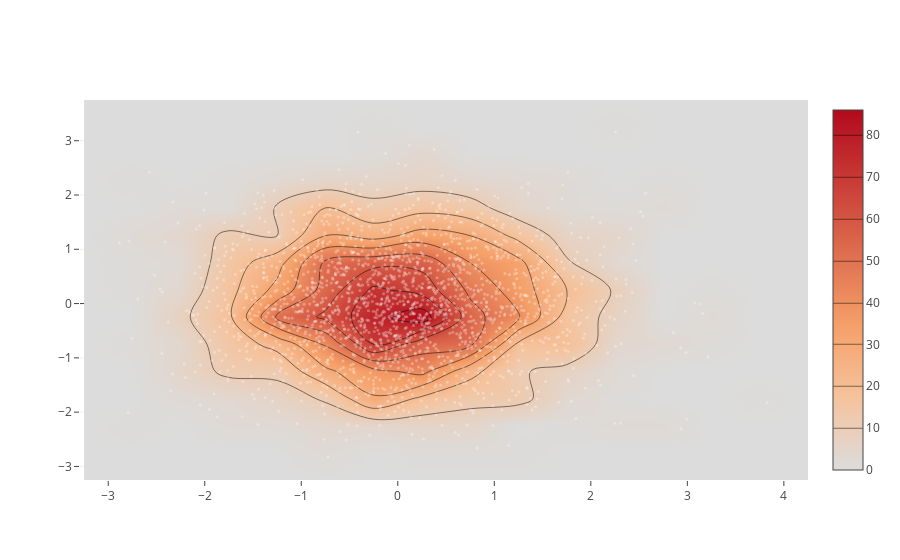

The code cell stored with this chart in its notebook:
### Code cell
x = np.random.randn(2000)
y = np.random.randn(2000)
iplot([Histogram2dContour(x=x, y=y, contours = Contours(coloring = "heatmap")), 
       Scatter(x=x, y=y, mode = 'markers', marker = Marker(color = "white", size = 3, opacity = 0.3))], show_link = False)

### Figure 1 — Plotly figure (JSON) as saved in the notebook; plotly's stock layout.template omitted (floating-point values rounded to 4 significant figures; data arrays with more than 128 entries replaced by an {"elided": "..."} marker saying what was removed)
{"data": [{"contours": {"coloring": "heatmap"}, "type": "histogram2dcontour", "x": {"elided": "2000 float values"}, "y": {"elided": "2000 float values"}}, {"marker": {"color": "white", "opacity": 0.3, "size": 3}, "mode": "markers", "type": "scatter", "x": {"elided": "2000 float values"}, "y": {"elided": "2000 float values"}}], "layout": {}}
